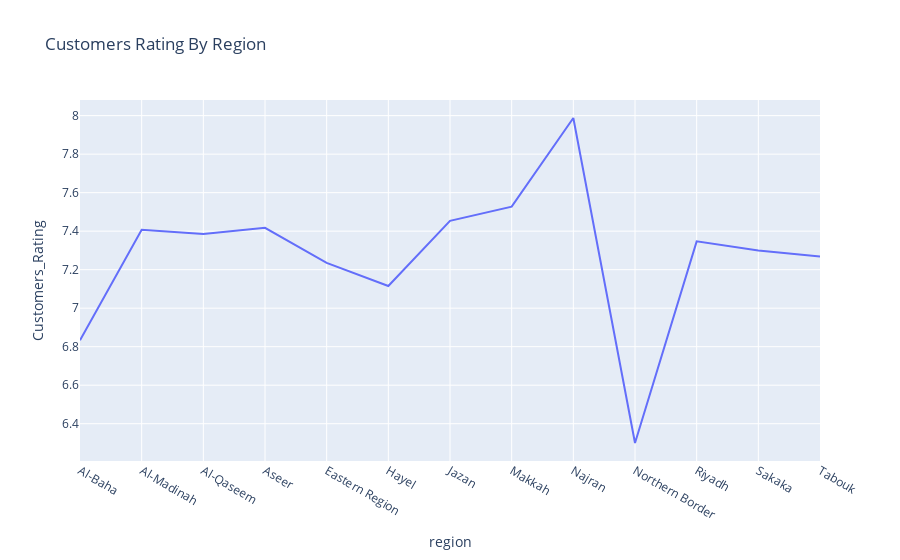

The notebook cell saved with this chart:
### Code cell
# line chart represent the customer rating by region
rig= df.groupby('region').mean().reset_index()

px.line( data_frame =rig,x='region', y='Customers_Rating', title = 'Customers Rating By Region')

### Figure 1 — Plotly figure (JSON) as saved in the notebook; plotly's stock layout.template omitted (floating-point values rounded to 4 significant figures)
{"data": [{"hovertemplate": "region=%{x}<br>Customers_Rating=%{y}<extra></extra>", "legendgroup": "", "line": {"color": "#636efa", "dash": "solid"}, "marker": {"symbol": "circle"}, "mode": "lines", "name": "", "orientation": "v", "showlegend": false, "type": "scatter", "x": ["Al-Baha", "Al-Madinah", "Al-Qaseem", "Aseer", "Eastern Region", "Hayel", "Jazan", "Makkah", "Najran", "Northern Border", "Riyadh", "Sakaka", "Tabouk"], "xaxis": "x", "y": [6.833, 7.407, 7.386, 7.417, 7.235, 7.115, 7.454, 7.527, 7.987, 6.3, 7.347, 7.3, 7.268], "yaxis": "y"}], "layout": {"autosize": true, "legend": {"tracegroupgap": 0}, "title": {"text": "Customers Rating By Region"}, "xaxis": {"anchor": "y", "autorange": true, "domain": [0, 1], "range": [0, 12], "title": {"text": "region"}, "type": "category"}, "yaxis": {"anchor": "x", "autorange": true, "domain": [0, 1], "range": [6.206, 8.081], "title": {"text": "Customers_Rating"}, "type": "linear"}}}
